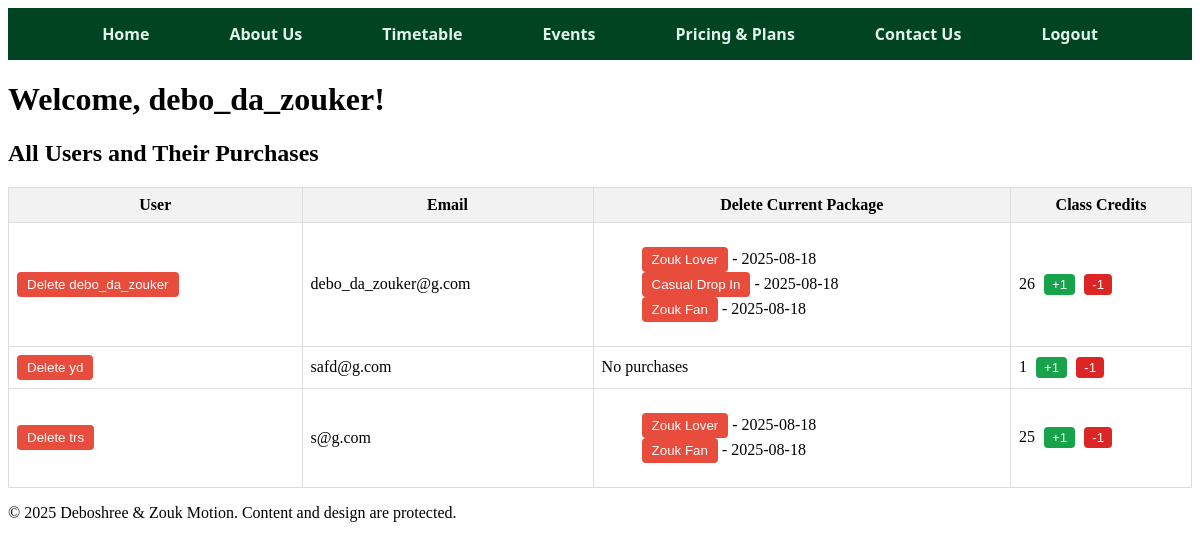
Page /dashboard (signed in) on the earlier database version.
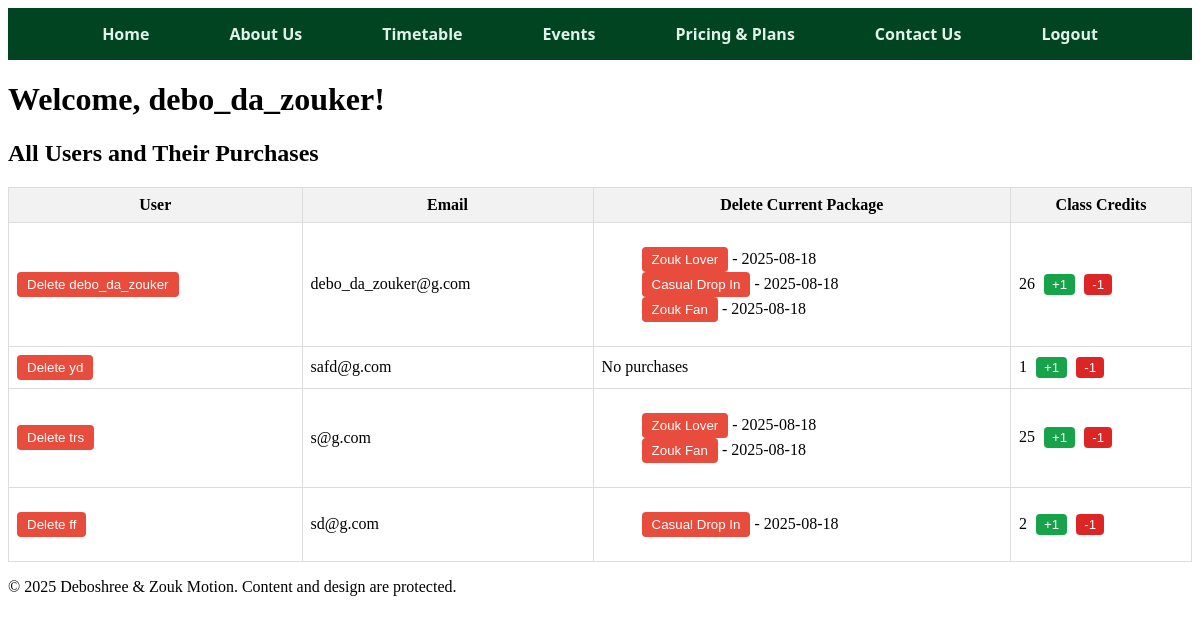
Same page on the later database version.
### app.py (models this page shows)
class User(db.Model):
    id = db.Column(db.Integer, primary_key=True)
    name = db.Column(db.String(150))
    email = db.Column(db.String(150), unique=True, nullable=False)
    password = db.Column(db.String(200), nullable=False)
    remaining_classes = db.Column(db.Integer, default=0)

class Purchase(db.Model):
    id = db.Column(db.Integer, primary_key=True)
    user_id = db.Column(db.Integer, db.ForeignKey('user.id'), nullable=False)
    plan_name = db.Column(db.String(100), nullable=False)
    timestamp = db.Column(db.DateTime, default=datetime.utcnow)
    user = db.relationship('User', backref=db.backref('purchases', lazy=True))

### app.py (the view)
@app.route('/dashboard')
def dashboard():
    if 'username' not in session:
        flash('Please log in first.')
        return redirect(url_for('login'))
    admin_email = "debo_da_zouker"
    is_admin = (session.get('username') == admin_email)
    if is_admin:
        users = User.query.order_by(User.id).all()
        return render_template('dashboard.html', username=session['username'], users=users, is_admin=True)
    else:
        user = User.query.get(session['user_id'])
        purchases = Purchase.query.filter_by(user_id=session['user_id']).order_by(Purchase.timestamp.desc()).all()
        return render_template('dashboard.html', username=session['username'], purchases=purchases, is_admin=False, user = user)

### templates/dashboard.html (shortened to what this page needs)
<!DOCTYPE html>
<html>
<head>
    <link rel="stylesheet" href="{{ url_for('static', filename='styles.css') }}">
</head>
<body class="bg-gray-900 text-white font-sans p-8">
    <header>
        <nav>
            <div class="nav-container">
                <ul class="top-nav">
                    <li><a href="{{ url_for('dashboard') }}">Home</a></li>
                    <li><a href="{{ url_for('about') }}">About Us</a></li>
                    <li><a href="timetable.html">Timetable</a></li>
                    <li><a href="events.html">Events</a></li>
                    <li><a href="{{ url_for('pricing') }}">Pricing & Plans</a></li>
                    <li><a href="contact.html">Contact Us</a></li>
                    <li><a href="{{ url_for('logout') }}">Logout</a></li>
                </ul>
            </div>
        </nav>
    </header>
    <h1>Welcome, {{ username }}!</h1>
    {% if is_admin %}
        <h2>All Users and Their Purchases</h2>
        <table>
            <thead>
                <tr>
                    <th>User</th>
                    <th>Email</th>
                    <th>Delete Current Package</th>
                    <th>Class Credits</th>
                </tr>
            </thead>
            <tbody>
                {% for user in users %}
                <tr>
                    <td>
                        <form action="{{ url_for('delete_user', user_id=user.id) }}" method="POST" onsubmit="return confirm('Are you sure you want to delete this user and all their purchases?');">
                            <button type="submit">Delete {{user.name}}</button>
                        </form>
                    </td>
                    <td>{{ user.email }}</td>
                    <td>
                        {% if user.purchases %}
                            <ul style="list-style-type:none;">
                            {% for p in user.purchases %}
                                <li>
                                <form action="{{ url_for('delete_purchase', purchase_id=p.id) }}" method="POST"
                                    style="display:inline;"
                                    onsubmit="return confirm('Delete this purchase?');">
                                    <button type="submit">{{ p.plan_name }} </button>
                                </form>- {{ p.timestamp.strftime('%Y-%m-%d') }}
                                </li>
                            {% endfor %}
                            </ul>
                        {% else %}
                            No purchases
                        {% endif %}
                    </td>
                    <td>
                        <span>{{ user.remaining_classes }}</span>
                        <form action="{{ url_for('add_class_credit', user_id=user.id) }}" method="POST" style="display:inline;"
                            onsubmit="return confirm('Add one class credit to {{ user.name }}?');">
                            <button type="submit" style="background-color: #16a34a; color: white; padding: 3px 8px; border: none; border-radius: 4px; margin-left: 5px;">
                                +1
                            </button>
                        </form>
                        <form action="{{ url_for('remove_class_credit', user_id=user.id) }}" method="POST" style="display:inline;"
                            onsubmit="return confirm('Remove one class credit from {{ user.name }}?');">
                            <button type="submit" style="background-color: #dc2626; color: white; padding: 3px 8px; border: none; border-radius: 4px; margin-left: 5px;">
                                -1
                            </button>
                        </form>
                    </td>
                </tr>
                {% endfor %}
            </tbody>
        </table>
    {% endif %}
</body>
<footer>
    <p>&copy; 2025 Deboshree & Zouk Motion. Content and design are protected.</p>
</footer>
</html>

### static/styles.css (style rules this page uses)
.top-nav { list-style: none; margin: 0; padding: 0; background-color: #014421; display: flex; justify-content: center; gap: 40px; font-family: 'Segoe UI', Tahoma, Geneva, Verdana, sans-serif; }
.top-nav li { display: inline; }
.top-nav a { display: block; padding: 15px 20px; text-decoration: none; color: #e0f2e9; font-weight: bold; border-radius: 5px; transition: background-color 0.3s ease; }

### templates/dashboard.html (style rules this page uses)
table { border-collapse: collapse; width: 100%; }
th, td { border: 1px solid #ddd; padding: 8px; }
th { background-color: #f2f2f2; }
button { padding: 5px 10px; background-color: #e74c3c; color: white; border: none; border-radius: 4px; cursor: pointer; }

Differences in the rows shown:
added User: name "ff", email "sd@g.com", remaining_classes "2"
added Purchase: plan_name "Casual Drop In", timestamp "2025-08-18", shown under "ff"
